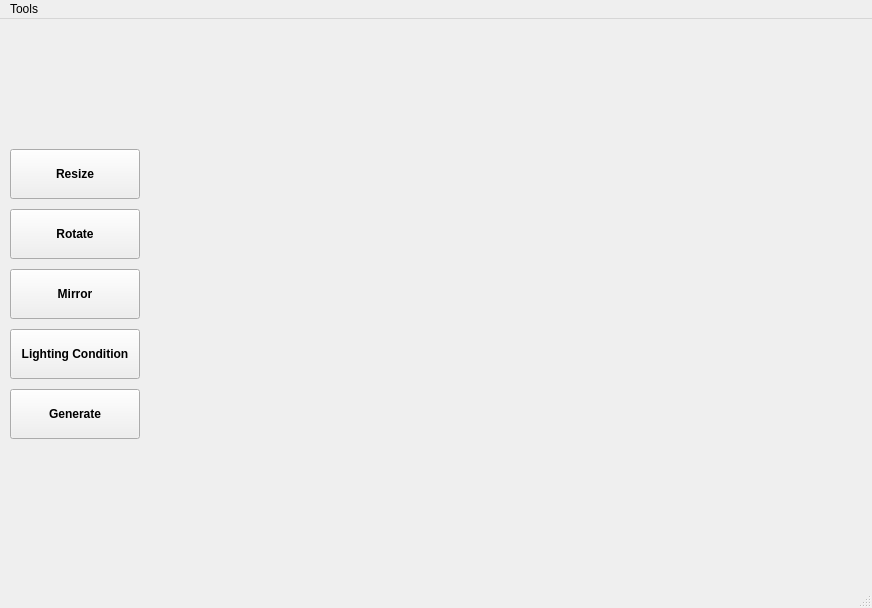
<?xml version="1.0" encoding="UTF-8"?>
<ui version="4.0">
 <class>MainWindow</class>
 <widget class="QMainWindow" name="MainWindow">
  <property name="geometry">
   <rect>
    <x>0</x>
    <y>0</y>
    <width>872</width>
    <height>608</height>
   </rect>
  </property>
  <property name="windowTitle">
   <string>MainWindow</string>
  </property>
  <widget class="QWidget" name="centralwidget">
   <widget class="QPushButton" name="resizeButton">
    <property name="geometry">
     <rect>
      <x>10</x>
      <y>130</y>
      <width>130</width>
      <height>50</height>
     </rect>
    </property>
    <property name="font">
     <font>
      <weight>75</weight>
      <bold>true</bold>
     </font>
    </property>
    <property name="text">
     <string>Resize</string>
    </property>
   </widget>
   <widget class="QPushButton" name="rotateButton">
    <property name="geometry">
     <rect>
      <x>10</x>
      <y>190</y>
      <width>130</width>
      <height>50</height>
     </rect>
    </property>
    <property name="font">
     <font>
      <weight>75</weight>
      <bold>true</bold>
     </font>
    </property>
    <property name="text">
     <string>Rotate</string>
    </property>
   </widget>
   <widget class="QPushButton" name="mirrorButton">
    <property name="geometry">
     <rect>
      <x>10</x>
      <y>250</y>
      <width>130</width>
      <height>50</height>
     </rect>
    </property>
    <property name="font">
     <font>
      <weight>75</weight>
      <bold>true</bold>
     </font>
    </property>
    <property name="text">
     <string>Mirror</string>
    </property>
   </widget>
   <widget class="QPushButton" name="generateButton">
    <property name="geometry">
     <rect>
      <x>10</x>
      <y>370</y>
      <width>130</width>
      <height>50</height>
     </rect>
    </property>
    <property name="font">
     <font>
      <weight>75</weight>
      <bold>true</bold>
     </font>
    </property>
    <property name="text">
     <string>Generate</string>
    </property>
   </widget>
   <widget class="QPushButton" name="lightingconditionButton">
    <property name="geometry">
     <rect>
      <x>10</x>
      <y>310</y>
      <width>130</width>
      <height>50</height>
     </rect>
    </property>
    <property name="font">
     <font>
      <weight>75</weight>
      <bold>true</bold>
     </font>
    </property>
    <property name="text">
     <string>Lighting Condition</string>
    </property>
   </widget>
  </widget>
  <widget class="QMenuBar" name="menubar">
   <property name="geometry">
    <rect>
     <x>0</x>
     <y>0</y>
     <width>872</width>
     <height>26</height>
    </rect>
   </property>
   <widget class="QMenu" name="menuTools">
    <property name="title">
     <string>Tools</string>
    </property>
    <addaction name="actionSavw"/>
    <addaction name="actionGenerate_Info"/>
    <addaction name="actionOpen"/>
    <addaction name="actionClose"/>
    <addaction name="actionInsert"/>
   </widget>
   <addaction name="menuTools"/>
  </widget>
  <widget class="QStatusBar" name="statusbar"/>
  <action name="actionSavw">
   <property name="text">
    <string>Save</string>
   </property>
  </action>
  <action name="actionGenerate_Info">
   <property name="text">
    <string>Generate Info</string>
   </property>
  </action>
  <action name="actionOpen">
   <property name="text">
    <string>Open</string>
   </property>
  </action>
  <action name="actionClose">
   <property name="text">
    <string>Close</string>
   </property>
  </action>
  <action name="actionInsert">
   <property name="text">
    <string>Insert</string>
   </property>
  </action>
 </widget>
 <resources/>
 <connections/>
</ui>
